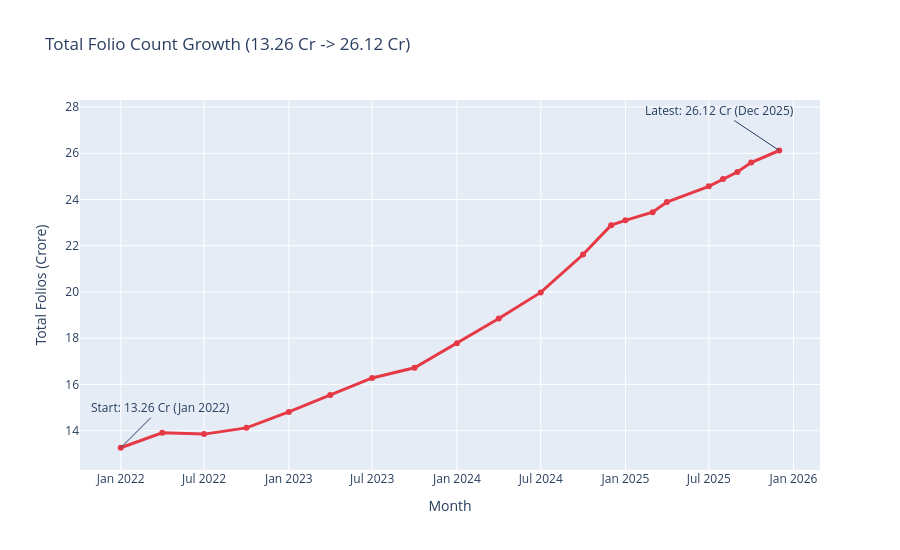

Source (notebook cell):
### Markdown cell above
## 7. Folio Count Growth (Jan 2022 – Dec 2025)

### Code cell
fig = px.line(folio_counts, x='month', y='total_folios_crore',
              title='Total Folio Count Growth (13.26 Cr -> 26.12 Cr)', markers=True)
fig.update_traces(line_color='#E63946', line_width=3)

start = folio_counts.iloc[0]
end = folio_counts.iloc[-1]
fig.add_annotation(x=start['month'], y=start['total_folios_crore'],
                    text=f"Start: {start['total_folios_crore']} Cr (Jan 2022)", showarrow=True, ax=40, ay=-40)
fig.add_annotation(x=end['month'], y=end['total_folios_crore'],
                    text=f"Latest: {end['total_folios_crore']} Cr (Dec 2025)", showarrow=True, ax=-60, ay=-40)

fig.update_layout(height=550, xaxis_title='Month', yaxis_title='Total Folios (Crore)')
try:
    fig.write_image(CHART_DIR + "07_folio_count_growth.png", scale=2)
except Exception as e:
    print("Note: PNG export needs Chrome+kaleido installed locally. Skipped here:", e)
fig.show()

### Figure 1 — Plotly figure (JSON) as saved in the notebook; plotly's stock layout.template omitted (floating-point values rounded to 4 significant figures)
{"data": [{"hovertemplate": "month=%{x}<br>total_folios_crore=%{y}<extra></extra>", "legendgroup": "", "line": {"color": "#E63946", "dash": "solid", "width": 3}, "marker": {"symbol": "circle"}, "mode": "lines+markers", "name": "", "orientation": "v", "showlegend": false, "type": "scatter", "x": ["2022-01-01T00:00:00.000000", "2022-04-01T00:00:00.000000", "2022-07-01T00:00:00.000000", "2022-10-01T00:00:00.000000", "2023-01-01T00:00:00.000000", "2023-04-01T00:00:00.000000", "2023-07-01T00:00:00.000000", "2023-10-01T00:00:00.000000", "2024-01-01T00:00:00.000000", "2024-04-01T00:00:00.000000", "2024-07-01T00:00:00.000000", "2024-10-01T00:00:00.000000", "2024-12-01T00:00:00.000000", "2025-01-01T00:00:00.000000", "2025-03-01T00:00:00.000000", "2025-04-01T00:00:00.000000", "2025-07-01T00:00:00.000000", "2025-08-01T00:00:00.000000", "2025-09-01T00:00:00.000000", "2025-10-01T00:00:00.000000", "2025-12-01T00:00:00.000000"], "xaxis": "x", "y": [13.26, 13.91, 13.85, 14.12, 14.81, 15.54, 16.28, 16.72, 17.78, 18.85, 19.98, 21.62, 22.89, 23.1, 23.45, 23.89, 24.57, 24.89, 25.19, 25.6, 26.12], "yaxis": "y"}], "layout": {"annotations": [{"ax": 40, "ay": -40, "showarrow": true, "text": "Start: 13.26 Cr (Jan 2022)", "x": "2022-01-01T00:00:00", "y": 13.26}, {"ax": -60, "ay": -40, "showarrow": true, "text": "Latest: 26.12 Cr (Dec 2025)", "x": "2025-12-01T00:00:00", "y": 26.12}], "height": 550, "legend": {"tracegroupgap": 0}, "title": {"text": "Total Folio Count Growth (13.26 Cr -> 26.12 Cr)"}, "xaxis": {"anchor": "y", "domain": [0, 1], "title": {"text": "Month"}}, "yaxis": {"anchor": "x", "domain": [0, 1], "title": {"text": "Total Folios (Crore)"}}}}
